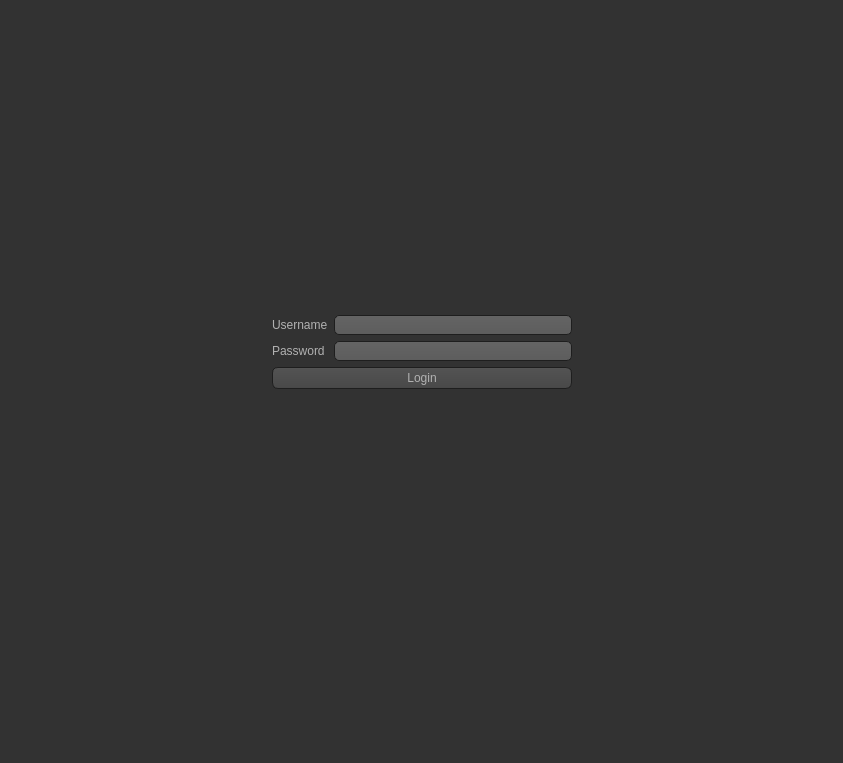
<?xml version="1.0" encoding="UTF-8"?>
<ui version="4.0">
 <class>window</class>
 <widget class="QMainWindow" name="window">
  <property name="geometry">
   <rect>
    <x>0</x>
    <y>0</y>
    <width>843</width>
    <height>763</height>
   </rect>
  </property>
  <property name="windowTitle">
   <string>SelCan - Login</string>
  </property>
  <property name="windowIcon">
   <iconset>
    <normaloff>../logo.png</normaloff>../logo.png</iconset>
  </property>
  <property name="autoFillBackground">
   <bool>false</bool>
  </property>
  <property name="styleSheet">
   <string notr="true">QToolTip
{
     border: 1px solid black;
     background-color: #ffa02f;
     padding: 1px;
     border-radius: 3px;
     opacity: 100;
}

QWidget
{
    color: #b1b1b1;
    background-color: #323232;
}

QWidget:item:hover
{
    background-color: QLinearGradient( x1: 0, y1: 0, x2: 0, y2: 1, stop: 0 #ffa02f, stop: 1 #ca0619);
    color: #000000;
}

QWidget:item:selected
{
    background-color: QLinearGradient( x1: 0, y1: 0, x2: 0, y2: 1, stop: 0 #ffa02f, stop: 1 #d7801a);
}

QMenuBar::item
{
    background: transparent;
}

QMenuBar::item:selected
{
    background: transparent;
    border: 1px solid #ffaa00;
}

QMenuBar::item:pressed
{
    background: #444;
    border: 1px solid #000;
    background-color: QLinearGradient(
        x1:0, y1:0,
        x2:0, y2:1,
        stop:1 #212121,
        stop:0.4 #343434/*,
        stop:0.2 #343434,
        stop:0.1 #ffaa00*/
    );
    margin-bottom:-1px;
    padding-bottom:1px;
}

QMenu
{
    border: 1px solid #000;
}

QMenu::item
{
    padding: 2px 20px 2px 20px;
}

QMenu::item:selected
{
    color: #000000;
}

QWidget:disabled
{
    color: #404040;
    background-color: #323232;
}

QAbstractItemView
{
    background-color: QLinearGradient( x1: 0, y1: 0, x2: 0, y2: 1, stop: 0 #4d4d4d, stop: 0.1 #646464, stop: 1 #5d5d5d);
}

QWidget:focus
{
    /*border: 2px solid QLinearGradient( x1: 0, y1: 0, x2: 0, y2: 1, stop: 0 #ffa02f, stop: 1 #d7801a);*/
}

QLineEdit
{
    background-color: QLinearGradient( x1: 0, y1: 0, x2: 0, y2: 1, stop: 0 #4d4d4d, stop: 0 #646464, stop: 1 #5d5d5d);
    padding: 1px;
    border-style: solid;
    border: 1px solid #1e1e1e;
    border-radius: 5;
}

QPushButton
{
    color: #b1b1b1;
    background-color: QLinearGradient( x1: 0, y1: 0, x2: 0, y2: 1, stop: 0 #565656, stop: 0.1 #525252, stop: 0.5 #4e4e4e, stop: 0.9 #4a4a4a, stop: 1 #464646);
    border-width: 1px;
    border-color: #1e1e1e;
    border-style: solid;
    border-radius: 6;
    padding: 3px;
    font-size: 12px;
    padding-left: 5px;
    padding-right: 5px;
}

QPushButton:pressed
{
    background-color: QLinearGradient( x1: 0, y1: 0, x2: 0, y2: 1, stop: 0 #2d2d2d, stop: 0.1 #2b2b2b, stop: 0.5 #292929, stop: 0.9 #282828, stop: 1 #252525);
}

QComboBox
{
    selection-background-color: #ffaa00;
    background-color: QLinearGradient( x1: 0, y1: 0, x2: 0, y2: 1, stop: 0 #565656, stop: 0.1 #525252, stop: 0.5 #4e4e4e, stop: 0.9 #4a4a4a, stop: 1 #464646);
    border-style: solid;
    border: 1px solid #1e1e1e;
    border-radius: 5;
}

QComboBox:hover,QPushButton:hover
{
    border: 2px solid QLinearGradient( x1: 0, y1: 0, x2: 0, y2: 1, stop: 0 #ffa02f, stop: 1 #d7801a);
}


QComboBox:on
{
    padding-top: 3px;
    padding-left: 4px;
    background-color: QLinearGradient( x1: 0, y1: 0, x2: 0, y2: 1, stop: 0 #2d2d2d, stop: 0.1 #2b2b2b, stop: 0.5 #292929, stop: 0.9 #282828, stop: 1 #252525);
    selection-background-color: #ffaa00;
}

QComboBox QAbstractItemView
{
    border: 2px solid darkgray;
    selection-background-color: QLinearGradient( x1: 0, y1: 0, x2: 0, y2: 1, stop: 0 #ffa02f, stop: 1 #d7801a);
}

QComboBox::drop-down
{
     subcontrol-origin: padding;
     subcontrol-position: top right;
     width: 15px;

     border-left-width: 0px;
     border-left-color: darkgray;
     border-left-style: solid; /* just a single line */
     border-top-right-radius: 3px; /* same radius as the QComboBox */
     border-bottom-right-radius: 3px;
 }

QComboBox::down-arrow
{
     image: url(:/down_arrow.png);
}

QGroupBox:focus
{
border: 2px solid QLinearGradient( x1: 0, y1: 0, x2: 0, y2: 1, stop: 0 #ffa02f, stop: 1 #d7801a);
}

QTextEdit:focus
{
    border: 2px solid QLinearGradient( x1: 0, y1: 0, x2: 0, y2: 1, stop: 0 #ffa02f, stop: 1 #d7801a);
}

QScrollBar:horizontal {
     border: 1px solid #222222;
     background: QLinearGradient( x1: 0, y1: 0, x2: 0, y2: 1, stop: 0.0 #121212, stop: 0.2 #282828, stop: 1 #484848);
     height: 7px;
     margin: 0px 16px 0 16px;
}

QScrollBar::handle:horizontal
{
      background: QLinearGradient( x1: 0, y1: 0, x2: 1, y2: 0, stop: 0 #ffa02f, stop: 0.5 #d7801a, stop: 1 #ffa02f);
      min-height: 20px;
      border-radius: 2px;
}

QScrollBar::add-line:horizontal {
      border: 1px solid #1b1b19;
      border-radius: 2px;
      background: QLinearGradient( x1: 0, y1: 0, x2: 1, y2: 0, stop: 0 #ffa02f, stop: 1 #d7801a);
      width: 14px;
      subcontrol-position: right;
      subcontrol-origin: margin;
}

QScrollBar::sub-line:horizontal {
      border: 1px solid #1b1b19;
      border-radius: 2px;
      background: QLinearGradient( x1: 0, y1: 0, x2: 1, y2: 0, stop: 0 #ffa02f, stop: 1 #d7801a);
      width: 14px;
     subcontrol-position: left;
     subcontrol-origin: margin;
}

QScrollBar::right-arrow:horizontal, QScrollBar::left-arrow:horizontal
{
      border: 1px solid black;
      width: 1px;
      height: 1px;
      background: white;
}

QScrollBar::add-page:horizontal, QScrollBar::sub-page:horizontal
{
      background: none;
}

QScrollBar:vertical
{
      background: QLinearGradient( x1: 0, y1: 0, x2: 1, y2: 0, stop: 0.0 #121212, stop: 0.2 #282828, stop: 1 #484848);
      width: 7px;
      margin: 16px 0 16px 0;
      border: 1px solid #222222;
}

QScrollBar::handle:vertical
{
      background: QLinearGradient( x1: 0, y1: 0, x2: 0, y2: 1, stop: 0 #ffa02f, stop: 0.5 #d7801a, stop: 1 #ffa02f);
      min-height: 20px;
      border-radius: 2px;
}

QScrollBar::add-line:vertical
{
      border: 1px solid #1b1b19;
      border-radius: 2px;
      background: QLinearGradient( x1: 0, y1: 0, x2: 0, y2: 1, stop: 0 #ffa02f, stop: 1 #d7801a);
      height: 14px;
      subcontrol-position: bottom;
      subcontrol-origin: margin;
}

QScrollBar::sub-line:vertical
{
      border: 1px solid #1b1b19;
      border-radius: 2px;
      background: QLinearGradient( x1: 0, y1: 0, x2: 0, y2: 1, stop: 0 #d7801a, stop: 1 #ffa02f);
      height: 14px;
      subcontrol-position: top;
      subcontrol-origin: margin;
}

QScrollBar::up-arrow:vertical, QScrollBar::down-arrow:vertical
{
      border: 1px solid black;
      width: 1px;
      height: 1px;
      background: white;
}


QScrollBar::add-page:vertical, QScrollBar::sub-page:vertical
{
      background: none;
}

QTextEdit
{
    background-color: #242424;
}

QPlainTextEdit
{
    background-color: #242424;
}

QHeaderView::section
{
    background-color: QLinearGradient(x1:0, y1:0, x2:0, y2:1, stop:0 #616161, stop: 0.5 #505050, stop: 0.6 #434343, stop:1 #656565);
    color: white;
    padding-left: 4px;
    border: 1px solid #6c6c6c;
}

QCheckBox:disabled
{
color: #414141;
}

QDockWidget::title
{
    text-align: center;
    spacing: 3px; /* spacing between items in the tool bar */
    background-color: QLinearGradient(x1:0, y1:0, x2:0, y2:1, stop:0 #323232, stop: 0.5 #242424, stop:1 #323232);
}

QDockWidget::close-button, QDockWidget::float-button
{
    text-align: center;
    spacing: 1px; /* spacing between items in the tool bar */
    background-color: QLinearGradient(x1:0, y1:0, x2:0, y2:1, stop:0 #323232, stop: 0.5 #242424, stop:1 #323232);
}

QDockWidget::close-button:hover, QDockWidget::float-button:hover
{
    background: #242424;
}

QDockWidget::close-button:pressed, QDockWidget::float-button:pressed
{
    padding: 1px -1px -1px 1px;
}

QMainWindow::separator
{
    background-color: QLinearGradient(x1:0, y1:0, x2:0, y2:1, stop:0 #161616, stop: 0.5 #151515, stop: 0.6 #212121, stop:1 #343434);
    color: white;
    padding-left: 4px;
    border: 1px solid #4c4c4c;
    spacing: 3px; /* spacing between items in the tool bar */
}

QMainWindow::separator:hover
{

    background-color: QLinearGradient(x1:0, y1:0, x2:0, y2:1, stop:0 #d7801a, stop:0.5 #b56c17 stop:1 #ffa02f);
    color: white;
    padding-left: 4px;
    border: 1px solid #6c6c6c;
    spacing: 3px; /* spacing between items in the tool bar */
}

QToolBar::handle
{
     spacing: 3px; /* spacing between items in the tool bar */
     background: url(:/images/handle.png);
}

QMenu::separator
{
    height: 2px;
    background-color: QLinearGradient(x1:0, y1:0, x2:0, y2:1, stop:0 #161616, stop: 0.5 #151515, stop: 0.6 #212121, stop:1 #343434);
    color: white;
    padding-left: 4px;
    margin-left: 10px;
    margin-right: 5px;
}

QProgressBar
{
    border: 2px solid grey;
    border-radius: 5px;
    text-align: center;
}

QProgressBar::chunk
{
    background-color: #d7801a;
    width: 2.15px;
    margin: 0.5px;
}

QTabBar::tab {
    color: #b1b1b1;
    border: 1px solid #444;
    border-bottom-style: none;
    background-color: #323232;
    padding-left: 10px;
    padding-right: 10px;
    padding-top: 3px;
    padding-bottom: 2px;
    margin-right: -1px;
}

QTabWidget::pane {
    border: 1px solid #444;
    top: 1px;
}

QTabBar::tab:last
{
    margin-right: 0; /* the last selected tab has nothing to overlap with on the right */
    border-top-right-radius: 3px;
}

QTabBar::tab:first:!selected
{
 margin-left: 0px; /* the last selected tab has nothing to overlap with on the right */


    border-top-left-radius: 3px;
}

QTabBar::tab:!selected
{
    color: #b1b1b1;
    border-bottom-style: solid;
    margin-top: 3px;
    background-color: QLinearGradient(x1:0, y1:0, x2:0, y2:1, stop:1 #212121, stop:.4 #343434);
}

QTabBar::tab:selected
{
    border-top-left-radius: 3px;
    border-top-right-radius: 3px;
    margin-bottom: 0px;
}

QTabBar::tab:!selected:hover
{
    /*border-top: 2px solid #ffaa00;
    padding-bottom: 3px;*/
    border-top-left-radius: 3px;
    border-top-right-radius: 3px;
    background-color: QLinearGradient(x1:0, y1:0, x2:0, y2:1, stop:1 #212121, stop:0.4 #343434, stop:0.2 #343434, stop:0.1 #ffaa00);
}

QRadioButton::indicator:checked, QRadioButton::indicator:unchecked{
    color: #b1b1b1;
    background-color: #323232;
    border: 1px solid #b1b1b1;
    border-radius: 6px;
}

QRadioButton::indicator:checked
{
    background-color: qradialgradient(
        cx: 0.5, cy: 0.5,
        fx: 0.5, fy: 0.5,
        radius: 1.0,
        stop: 0.25 #ffaa00,
        stop: 0.3 #323232
    );
}

QCheckBox::indicator{
    color: #b1b1b1;
    background-color: #323232;
    border: 1px solid #b1b1b1;
    width: 9px;
    height: 9px;
}

QRadioButton::indicator
{
    border-radius: 6px;
}

QRadioButton::indicator:hover, QCheckBox::indicator:hover
{
    border: 1px solid #ffaa00;
}

QCheckBox::indicator:checked
{
    image:url(:/images/checkbox.png);
}

QCheckBox::indicator:disabled, QRadioButton::indicator:disabled
{
    border: 1px solid #444;
}</string>
  </property>
  <widget class="QWidget" name="centralwidget">
   <layout class="QGridLayout" name="gridLayout_2">
    <item row="3" column="2">
     <layout class="QGridLayout" name="gridLayout">
      <item row="7" column="0">
       <widget class="QLabel" name="label_pass">
        <property name="text">
         <string>Password</string>
        </property>
       </widget>
      </item>
      <item row="6" column="0">
       <widget class="QLabel" name="label_uname">
        <property name="text">
         <string>Username</string>
        </property>
       </widget>
      </item>
      <item row="7" column="1">
       <widget class="QLineEdit" name="line_pass">
        <property name="styleSheet">
         <string notr="true"/>
        </property>
        <property name="dragEnabled">
         <bool>false</bool>
        </property>
       </widget>
      </item>
      <item row="8" column="0" colspan="2">
       <widget class="QPushButton" name="button_login">
        <property name="styleSheet">
         <string notr="true"/>
        </property>
        <property name="text">
         <string>Login</string>
        </property>
       </widget>
      </item>
      <item row="6" column="1">
       <widget class="QLineEdit" name="line_uname">
        <property name="styleSheet">
         <string notr="true"/>
        </property>
       </widget>
      </item>
     </layout>
    </item>
    <item row="5" column="3" alignment="Qt::AlignRight|Qt::AlignBottom">
     <widget class="QLabel" name="label_2">
      <property name="maximumSize">
       <size>
        <width>200</width>
        <height>200</height>
       </size>
      </property>
      <property name="text">
       <string/>
      </property>
      <property name="pixmap">
       <pixmap>../logo3.png</pixmap>
      </property>
      <property name="scaledContents">
       <bool>true</bool>
      </property>
     </widget>
    </item>
    <item row="5" column="2">
     <spacer name="Spacer_under">
      <property name="orientation">
       <enum>Qt::Vertical</enum>
      </property>
      <property name="sizeHint" stdset="0">
       <size>
        <width>20</width>
        <height>40</height>
       </size>
      </property>
     </spacer>
    </item>
    <item row="5" column="1" alignment="Qt::AlignLeft|Qt::AlignBottom">
     <widget class="QLabel" name="label_3">
      <property name="maximumSize">
       <size>
        <width>300</width>
        <height>300</height>
       </size>
      </property>
      <property name="text">
       <string/>
      </property>
      <property name="pixmap">
       <pixmap>../logo2.png</pixmap>
      </property>
      <property name="scaledContents">
       <bool>true</bool>
      </property>
     </widget>
    </item>
    <item row="1" column="2" alignment="Qt::AlignHCenter|Qt::AlignVCenter">
     <widget class="QLabel" name="label">
      <property name="minimumSize">
       <size>
        <width>300</width>
        <height>300</height>
       </size>
      </property>
      <property name="maximumSize">
       <size>
        <width>300</width>
        <height>300</height>
       </size>
      </property>
      <property name="text">
       <string/>
      </property>
      <property name="pixmap">
       <pixmap>../logo.png</pixmap>
      </property>
      <property name="scaledContents">
       <bool>true</bool>
      </property>
      <property name="wordWrap">
       <bool>true</bool>
      </property>
      <property name="openExternalLinks">
       <bool>false</bool>
      </property>
     </widget>
    </item>
    <item row="3" column="1">
     <spacer name="Spacer_left">
      <property name="orientation">
       <enum>Qt::Horizontal</enum>
      </property>
      <property name="sizeHint" stdset="0">
       <size>
        <width>40</width>
        <height>20</height>
       </size>
      </property>
     </spacer>
    </item>
    <item row="3" column="3">
     <spacer name="Spacer_right">
      <property name="orientation">
       <enum>Qt::Horizontal</enum>
      </property>
      <property name="sizeHint" stdset="0">
       <size>
        <width>40</width>
        <height>20</height>
       </size>
      </property>
     </spacer>
    </item>
   </layout>
  </widget>
  <widget class="QMenuBar" name="menubar">
   <property name="geometry">
    <rect>
     <x>0</x>
     <y>0</y>
     <width>843</width>
     <height>22</height>
    </rect>
   </property>
  </widget>
  <widget class="QStatusBar" name="statusbar"/>
 </widget>
 <resources/>
 <connections/>
</ui>
